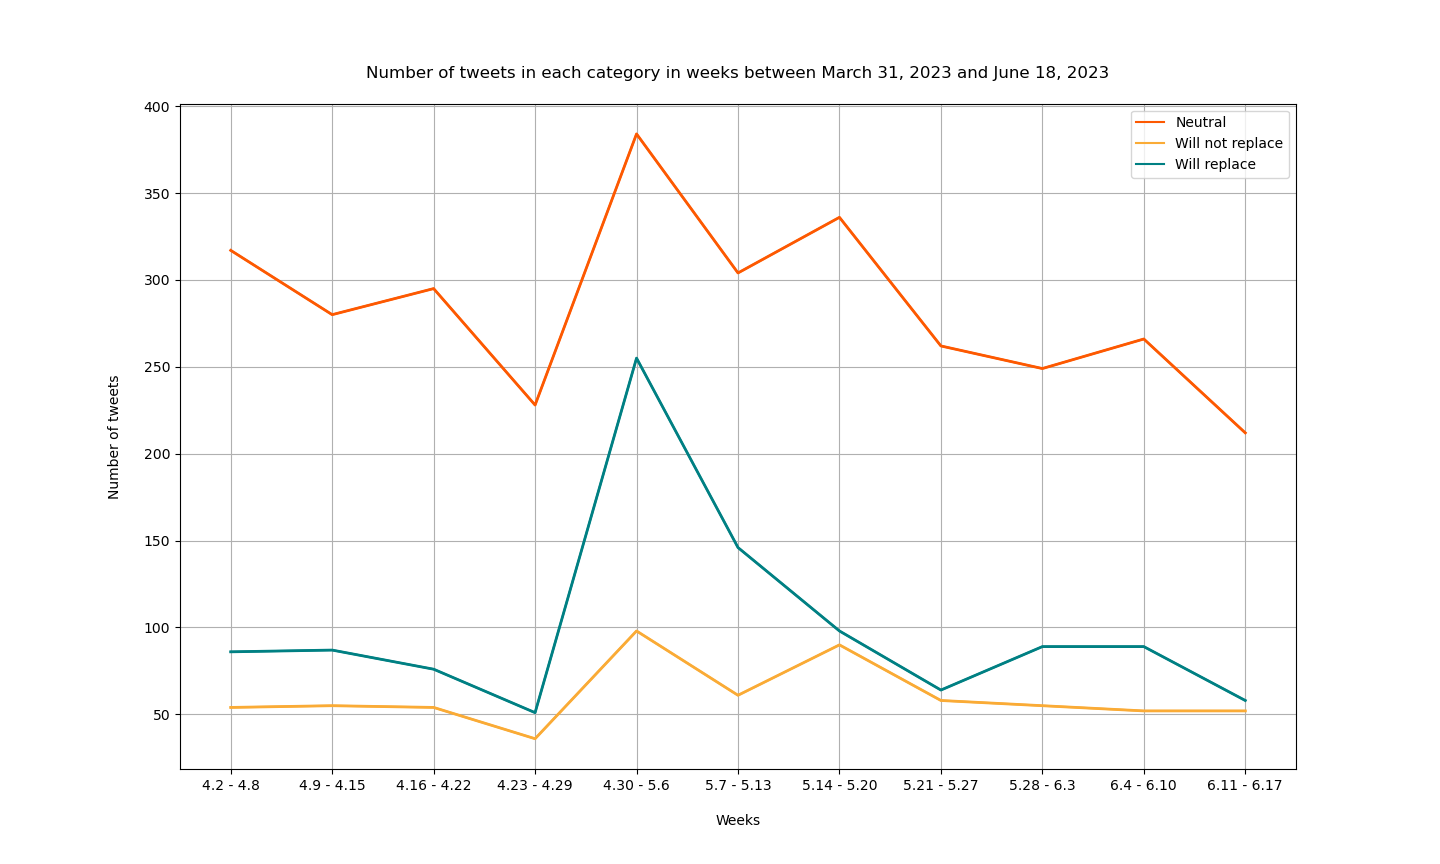

Python code for this plot:
import csv
import matplotlib.pyplot as plt

with open('./dataMerged.csv', 'r') as source_file:
    reader = csv.reader(source_file)
    next(reader)
    data = []
    num1 = 0
    num2 = 0
    num3 = 0

    num4 = 0
    num5 = 0
    num6 = 0

    num7 = 0
    num8 = 0
    num9 = 0

    num10 = 0
    num11 = 0
    num12 = 0

    num13 = 0
    num14 = 0
    num15 = 0

    num16 = 0
    num17 = 0
    num18 = 0

    num19 = 0
    num20 = 0
    num21 = 0

    num22 = 0
    num23 = 0
    num24 = 0

    num25 = 0
    num26 = 0
    num27 = 0

    num28 = 0
    num29 = 0
    num30 = 0

    num31 = 0
    num32 = 0
    num33 = 0

    num34 = 0
    num35 = 0
    num36 = 0

    num37 = 0
    num38 = 0
    num39 = 0

    for row in reader:
        
        list = row[1].split('-')
        month = int(list[1])
        date = int(list[2][0:2])
        
        if month == 6 and date == 18:
            if row[3] == 'Neutral':
                num1 += 1
            if row[3] == 'Will not replace':
                num2 += 1
            if row[3] == 'Will replace':
                num3 += 1
        
        if month == 6 and (date >= 11 and date < 18):
            if row[3] == 'Neutral':
                num4 += 1
            if row[3] == 'Will not replace':
                num5 += 1
            if row[3] == 'Will replace':
                num6 += 1

        if month == 6 and (date >= 4 and date < 11):
            if row[3] == 'Neutral':
                num7 += 1
            if row[3] == 'Will not replace':
                num8 += 1
            if row[3] == 'Will replace':
                num9 += 1

        if (month == 6 and (date >= 1 and date < 4)) or (month == 5 and (date >= 28 and date <= 31)):
            if row[3] == 'Neutral':
                num10 += 1
            if row[3] == 'Will not replace':
                num11 += 1
            if row[3] == 'Will replace':
                num12 += 1

        if month == 5 and (date >= 21 and date < 28):
            if row[3] == 'Neutral':
                num13 += 1
            if row[3] == 'Will not replace':
                num14 += 1
            if row[3] == 'Will replace':
                num15 += 1

        if month == 5 and (date >= 14 and date < 21):
            if row[3] == 'Neutral':
                num16 += 1
            if row[3] == 'Will not replace':
                num17 += 1
            if row[3] == 'Will replace':
                num18 += 1

        if month == 5 and (date >= 7 and date < 14):
            if row[3] == 'Neutral':
                num19 += 1
            if row[3] == 'Will not replace':
                num20 += 1
            if row[3] == 'Will replace':
                num21 += 1
        
        if (month == 5 and (date >= 1 and date < 7)) or (month == 4 and (date == 30)):
            if row[3] == 'Neutral':
                num22 += 1
            if row[3] == 'Will not replace':
                num23 += 1
            if row[3] == 'Will replace':
                num24 += 1

        if month == 4 and (date >= 23 and date < 30):
            if row[3] == 'Neutral':
                num25 += 1
            if row[3] == 'Will not replace':
                num26 += 1
            if row[3] == 'Will replace':
                num27 += 1

        if month == 4 and (date >= 16 and date < 23):
            if row[3] == 'Neutral':
                num28 += 1
            if row[3] == 'Will not replace':
                num29 += 1
            if row[3] == 'Will replace':
                num30 += 1

        if month == 4 and (date >= 9 and date < 16):
            if row[3] == 'Neutral':
                num31 += 1
            if row[3] == 'Will not replace':
                num32 += 1
            if row[3] == 'Will replace':
                num33 += 1

        if month == 4 and (date >= 2 and date < 9):
            if row[3] == 'Neutral':
                num34 += 1
            if row[3] == 'Will not replace':
                num35 += 1
            if row[3] == 'Will replace':
                num36 += 1

        if (month == 4 and date == 1) or (month == 3 and date == 31):
            if row[3] == 'Neutral':
                num37 += 1
            if row[3] == 'Will not replace':
                num38 += 1
            if row[3] == 'Will replace':
                num39 += 1

x = ['4.2 - 4.8', '4.9 - 4.15', '4.16 - 4.22', '4.23 - 4.29', '4.30 - 5.6', '5.7 - 5.13', '5.14 - 5.20', '5.21 - 5.27', '5.28 - 6.3', '6.4 - 6.10', '6.11 - 6.17']
y1 = [num34, num31, num28, num25, num22, num19, num16, num13, num10, num7, num4]
y2 = [num35, num32, num29, num26, num23, num20, num17, num14, num11, num8, num5]
y3 = [num36, num33, num30, num27, num24, num21, num18, num15, num12, num9, num6]

plt.plot(x, y1, color = '#FD5901', label = 'Neutral')
plt.plot(x, y2, color = '#FAAB36', label = 'Will not replace')
plt.plot(x, y3, color = '#008083', label = 'Will replace')

plt.xlabel('\nWeeks')
plt.ylabel('Number of tweets\n')
plt.title("Number of tweets in each category in weeks between March 31, 2023 and June 18, 2023\n")

plt.plot(y1, color = '#FD5901', linewidth = '2')
plt.plot(y2, color = '#FAAB36', linewidth = '2')
plt.plot(y3, color = '#008083', linewidth = '2')

plt.grid()
plt.legend()
plt.show()
